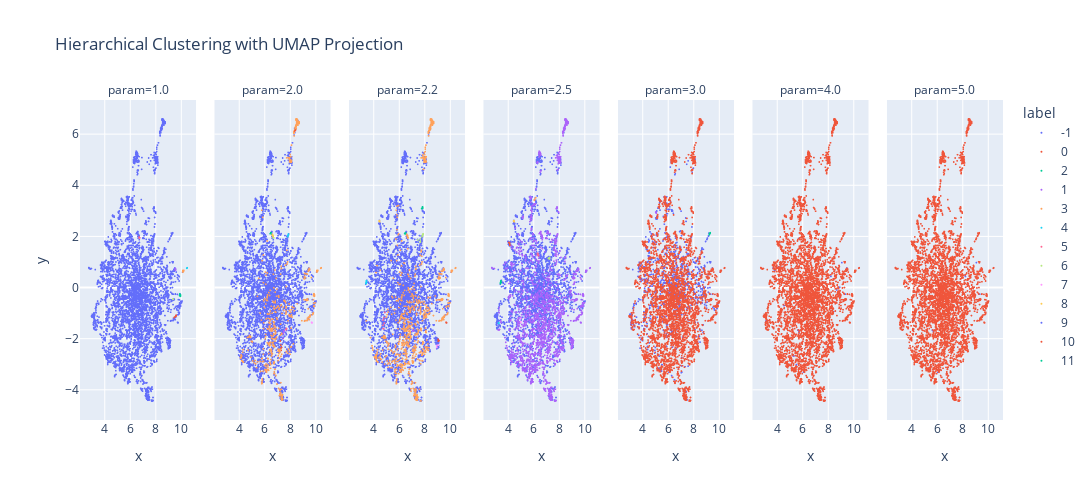

Source (notebook cell):
### Markdown cell above
# データセットとパラメータ比較

### Code cell
lams = [1.0, 2.0, 2.2, 2.5, 3.0, 4.0, 5.0]
labels = [clusterer.single_linkage_tree_.get_clusters(lam, min_cluster_size=3) for lam in lams ]
# unique len
for lab in labels:
    print(len(np.unique(lab)))    
plot_hierarchical_scatter(proj, labels, params=lams)

### Figure 1 — Plotly figure (JSON) as saved in the notebook; plotly's stock layout.template omitted (floating-point values rounded to 4 significant figures; data arrays with more than 128 entries replaced by an {"elided": "..."} marker saying what was removed)
{"data": [{"hovertemplate": "label=-1<br>param=1.0<br>x=%{x}<br>y=%{y}<extra></extra>", "legendgroup": "-1", "marker": {"color": "#636efa", "size": 2, "symbol": "circle"}, "mode": "markers", "name": "-1", "showlegend": true, "type": "scattergl", "x": {"elided": "4957 float values"}, "xaxis": "x", "y": {"elided": "4957 float values"}, "yaxis": "y"}, {"hovertemplate": "label=-1<br>param=2.0<br>x=%{x}<br>y=%{y}<extra></extra>", "legendgroup": "-1", "marker": {"color": "#636efa", "size": 2, "symbol": "circle"}, "mode": "markers", "name": "-1", "showlegend": false, "type": "scattergl", "x": {"elided": "4419 float values"}, "xaxis": "x2", "y": {"elided": "4419 float values"}, "yaxis": "y2"}, {"hovertemplate": "label=-1<br>param=2.2<br>x=%{x}<br>y=%{y}<extra></extra>", "legendgroup": "-1", "marker": {"color": "#636efa", "size": 2, "symbol": "circle"}, "mode": "markers", "name": "-1", "showlegend": false, "type": "scattergl", "x": {"elided": "4047 float values"}, "xaxis": "x3", "y": {"elided": "4047 float values"}, "yaxis": "y3"}, {"hovertemplate": "label=-1<br>param=2.5<br>x=%{x}<br>y=%{y}<extra></extra>", "legendgroup": "-1", "marker": {"color": "#636efa", "size": 2, "symbol": "circle"}, "mode": "markers", "name": "-1", "showlegend": false, "type": "scattergl", "x": {"elided": "3079 float values"}, "xaxis": "x4", "y": {"elided": "3079 float values"}, "yaxis": "y4"}, {"hovertemplate": "label=-1<br>param=3.0<br>x=%{x}<br>y=%{y}<extra></extra>", "legendgroup": "-1", "marker": {"color": "#636efa", "size": 2, "symbol": "circle"}, "mode": "markers", "name": "-1", "showlegend": false, "type": "scattergl", "x": {"elided": "1023 float values"}, "xaxis": "x5", "y": {"elided": "1023 float values"}, "yaxis": "y5"}, {"hovertemplate": "label=-1<br>param=4.0<br>x=%{x}<br>y=%{y}<extra></extra>", "legendgroup": "-1", "marker": {"color": "#636efa", "size": 2, "symbol": "circle"}, "mode": "markers", "name": "-1", "showlegend": false, "type": "scattergl", "x": [7.35, 5.539, 5.645, 5.554, 4.112, 4.535, 9.105, 5.76, 3.721, 10.05, 3.828, 3.148, 8.888, 4.384, 4.107, 7.032, 3.917, 5.74, 6.909, 8.248, 8.449, 4.572, 9.491, 8.948, 8.939, 9.375, 3.806, 3.708, 5.736, 6.095, 8.707, 5.339, 7.087], "xaxis": "x6", "y": [-3.966, -3.015, -1.665, -3.018, -1.276, 1.365, 0.9758, -1.78, 0.7875, -0.5358, 0.6528, -1.317, -0.3036, 0.7888, 0.8054, 0.6279, 0.2454, -1.722, 1.565, 0.4343, -0.9399, -0.7079, 0.7653, -0.2663, 0.01552, -0.2583, 0.8761, 0.7534, 1.927, -3.314, -0.09402, -2.684, 0.8973], "yaxis": "y6"}, {"hovertemplate": "label=-1<br>param=5.0<br>x=%{x}<br>y=%{y}<extra></extra>", "legendgroup": "-1", "marker": {"color": "#636efa", "size": 2, "symbol": "circle"}, "mode": "markers", "name": "-1", "showlegend": false, "type": "scattergl", "x": [5.645, 4.112, 9.105, 5.74, 8.248, 9.375, 6.095], "xaxis": "x7", "y": [-1.665, -1.276, 0.9758, -1.722, 0.4343, -0.2583, -3.314], "yaxis": "y7"}, {"hovertemplate": "label=0<br>param=1.0<br>x=%{x}<br>y=%{y}<extra></extra>", "legendgroup": "0", "marker": {"color": "#EF553B", "size": 2, "symbol": "circle"}, "mode": "markers", "name": "0", "showlegend": true, "type": "scattergl", "x": [9.445, 9.513, 9.564, 9.565, 9.608, 9.591, 9.592], "xaxis": "x", "y": [-1.172, -1.142, -1.114, -1.125, -1.088, -1.118, -1.08], "yaxis": "y"}, {"hovertemplate": "label=0<br>param=2.0<br>x=%{x}<br>y=%{y}<extra></extra>", "legendgroup": "0", "marker": {"color": "#EF553B", "size": 2, "symbol": "circle"}, "mode": "markers", "name": "0", "showlegend": false, "type": "scattergl", "x": [7.256, 7.301, 7.317, 7.229, 7.293, 7.357], "xaxis": "x2", "y": [-2.09, -2.25, -2.459, -2.435, -2.382, -2.345], "yaxis": "y2"}, {"hovertemplate": "label=0<br>param=2.2<br>x=%{x}<br>y=%{y}<extra></extra>", "legendgroup": "0", "marker": {"color": "#EF553B", "size": 2, "symbol": "circle"}, "mode": "markers", "name": "0", "showlegend": false, "type": "scattergl", "x": [9.103, 9.133, 9.093, 9.08, 9.152], "xaxis": "x3", "y": [-2.061, -2.076, -2.1, -2.023, -2.079], "yaxis": "y3"}, {"hovertemplate": "label=0<br>param=2.5<br>x=%{x}<br>y=%{y}<extra></extra>", "legendgroup": "0", "marker": {"color": "#EF553B", "size": 2, "symbol": "circle"}, "mode": "markers", "name": "0", "showlegend": false, "type": "scattergl", "x": [4.146, 4.162, 4.165, 4.096, 4.077], "xaxis": "x4", "y": [1.747, 1.691, 1.655, 1.764, 1.755], "yaxis": "y4"}, {"hovertemplate": "label=0<br>param=3.0<br>x=%{x}<br>y=%{y}<extra></extra>", "legendgroup": "0", "marker": {"color": "#EF553B", "size": 2, "symbol": "circle"}, "mode": "markers", "name": "0", "showlegend": false, "type": "scattergl", "x": {"elided": "3963 float values"}, "xaxis": "x5", "y": {"elided": "3963 float values"}, "yaxis": "y5"}, {"hovertemplate": "label=0<br>param=4.0<br>x=%{x}<br>y=%{y}<extra></extra>", "legendgroup": "0", "marker": {"color": "#EF553B", "size": 2, "symbol": "circle"}, "mode": "markers", "name": "0", "showlegend": false, "type": "scattergl", "x": {"elided": "4967 float values"}, "xaxis": "x6", "y": {"elided": "4967 float values"}, "yaxis": "y6"}, {"hovertemplate": "label=0<br>param=5.0<br>x=%{x}<br>y=%{y}<extra></extra>", "legendgroup": "0", "marker": {"color": "#EF553B", "size": 2, "symbol": "circle"}, "mode": "markers", "name": "0", "showlegend": false, "type": "scattergl", "x": {"elided": "4993 float values"}, "xaxis": "x7", "y": {"elided": "4993 float values"}, "yaxis": "y7"}, {"hovertemplate": "label=2<br>param=1.0<br>x=%{x}<br>y=%{y}<extra></extra>", "legendgroup": "2", "marker": {"color": "#00cc96", "size": 2, "symbol": "circle"}, "mode": "markers", "name": "2", "showlegend": true, "type": "scattergl", "x": [9.866, 9.892, 9.934, 9.89, 9.921, 9.879, 9.94], "xaxis": "x", "y": [-0.3168, -0.288, -0.3433, -0.2885, -0.2852, -0.2524, -0.294], "yaxis": "y"}, {"hovertemplate": "label=2<br>param=2.0<br>x=%{x}<br>y=%{y}<extra></extra>", "legendgroup": "2", "marker": {"color": "#00cc96", "size": 2, "symbol": "circle"}, "mode": "markers", "name": "2", "showlegend": false, "type": "scattergl", "x": [6.463, 6.528, 6.594, 6.511], "xaxis": "x2", "y": [2.106, 2.146, 2.082, 2.141], "yaxis": "y2"}, {"hovertemplate": "label=2<br>param=2.2<br>x=%{x}<br>y=%{y}<extra></extra>", "legendgroup": "2", "marker": {"color": "#00cc96", "size": 2, "symbol": "circle"}, "mode": "markers", "name": "2", "showlegend": false, "type": "scattergl", "x": [6.463, 6.528, 6.594, 6.511, 6.518], "xaxis": "x3", "y": [2.106, 2.146, 2.082, 2.141, 2.139], "yaxis": "y3"}, {"hovertemplate": "label=2<br>param=2.5<br>x=%{x}<br>y=%{y}<extra></extra>", "legendgroup": "2", "marker": {"color": "#00cc96", "size": 2, "symbol": "circle"}, "mode": "markers", "name": "2", "showlegend": false, "type": "scattergl", "x": [3.46, 3.417, 3.469, 3.449, 3.454, 3.479, 3.468, 3.452, 3.434, 3.45], "xaxis": "x4", "y": [0.2154, 0.1765, 0.2071, 0.2027, 0.224, 0.1978, 0.2681, 0.1781, 0.1576, 0.2208], "yaxis": "y4"}, {"hovertemplate": "label=2<br>param=3.0<br>x=%{x}<br>y=%{y}<extra></extra>", "legendgroup": "2", "marker": {"color": "#00cc96", "size": 2, "symbol": "circle"}, "mode": "markers", "name": "2", "showlegend": false, "type": "scattergl", "x": [9.257, 9.328, 9.286, 9.316, 9.293, 9.297, 9.252, 9.302, 9.286, 9.291], "xaxis": "x5", "y": [2.07, 2.147, 2.103, 2.128, 2.111, 2.115, 2.071, 2.108, 2.12, 2.113], "yaxis": "y5"}, {"hovertemplate": "label=1<br>param=1.0<br>x=%{x}<br>y=%{y}<extra></extra>", "legendgroup": "1", "marker": {"color": "#ab63fa", "size": 2, "symbol": "circle"}, "mode": "markers", "name": "1", "showlegend": true, "type": "scattergl", "x": [9.547, 9.535, 9.532, 9.54, 9.521], "xaxis": "x", "y": [0.683, 0.7412, 0.7322, 0.7321, 0.7163], "yaxis": "y"}, {"hovertemplate": "label=1<br>param=2.0<br>x=%{x}<br>y=%{y}<extra></extra>", "legendgroup": "1", "marker": {"color": "#ab63fa", "size": 2, "symbol": "circle"}, "mode": "markers", "name": "1", "showlegend": false, "type": "scattergl", "x": [7.523, 7.507, 7.489, 7.549, 7.491], "xaxis": "x2", "y": [-1.721, -1.776, -1.981, -1.688, -1.799], "yaxis": "y2"}, {"hovertemplate": "label=1<br>param=2.2<br>x=%{x}<br>y=%{y}<extra></extra>", "legendgroup": "1", "marker": {"color": "#ab63fa", "size": 2, "symbol": "circle"}, "mode": "markers", "name": "1", "showlegend": false, "type": "scattergl", "x": [7.082, 7.155, 7.087, 7.106], "xaxis": "x3", "y": [-1.666, -1.701, -1.684, -1.673], "yaxis": "y3"}, {"hovertemplate": "label=1<br>param=2.5<br>x=%{x}<br>y=%{y}<extra></extra>", "legendgroup": "1", "marker": {"color": "#ab63fa", "size": 2, "symbol": "circle"}, "mode": "markers", "name": "1", "showlegend": false, "type": "scattergl", "x": {"elided": "1880 float values"}, "xaxis": "x4", "y": {"elided": "1880 float values"}, "yaxis": "y4"}, {"hovertemplate": "label=1<br>param=3.0<br>x=%{x}<br>y=%{y}<extra></extra>", "legendgroup": "1", "marker": {"color": "#ab63fa", "size": 2, "symbol": "circle"}, "mode": "markers", "name": "1", "showlegend": false, "type": "scattergl", "x": [5.092, 5.053, 5.089, 5.06], "xaxis": "x5", "y": [2.907, 2.95, 2.932, 2.954], "yaxis": "y5"}, {"hovertemplate": "label=3<br>param=1.0<br>x=%{x}<br>y=%{y}<extra></extra>", "legendgroup": "3", "marker": {"color": "#FFA15A", "size": 2, "symbol": "circle"}, "mode": "markers", "name": "3", "showlegend": true, "type": "scattergl", "x": [10.13, 10.15, 10.17, 10.19, 10.2, 10.13, 10.11, 10.13, 10.13, 10.15, 10.15, 10.16], "xaxis": "x", "y": [0.6695, 0.66, 0.6459, 0.6728, 0.6552, 0.6217, 0.62, 0.6061, 0.6254, 0.6296, 0.6268, 0.6305], "yaxis": "y"}, {"hovertemplate": "label=3<br>param=2.0<br>x=%{x}<br>y=%{y}<extra></extra>", "legendgroup": "3", "marker": {"color": "#FFA15A", "size": 2, "symbol": "circle"}, "mode": "markers", "name": "3", "showlegend": false, "type": "scattergl", "x": {"elided": "529 float values"}, "xaxis": "x2", "y": {"elided": "529 float values"}, "yaxis": "y2"}, {"hovertemplate": "label=3<br>param=2.2<br>x=%{x}<br>y=%{y}<extra></extra>", "legendgroup": "3", "marker": {"color": "#FFA15A", "size": 2, "symbol": "circle"}, "mode": "markers", "name": "3", "showlegend": false, "type": "scattergl", "x": {"elided": "885 float values"}, "xaxis": "x3", "y": {"elided": "885 float values"}, "yaxis": "y3"}, {"hovertemplate": "label=3<br>param=2.5<br>x=%{x}<br>y=%{y}<extra></extra>", "legendgroup": "3", "marker": {"color": "#FFA15A", "size": 2, "symbol": "circle"}, "mode": "markers", "name": "3", "showlegend": false, "type": "scattergl", "x": [6.088, 6.117, 6.197], "xaxis": "x4", "y": [3.41, 3.46, 3.514], "yaxis": "y4"}, {"hovertemplate": "label=4<br>param=1.0<br>x=%{x}<br>y=%{y}<extra></extra>", "legendgroup": "4", "marker": {"color": "#19d3f3", "size": 2, "symbol": "circle"}, "mode": "markers", "name": "4", "showlegend": true, "type": "scattergl", "x": [10.43, 10.43, 10.46, 10.45, 10.46], "xaxis": "x", "y": [0.752, 0.7547, 0.7673, 0.7613, 0.7771], "yaxis": "y"}, {"hovertemplate": "label=4<br>param=2.0<br>x=%{x}<br>y=%{y}<extra></extra>", "legendgroup": "4", "marker": {"color": "#19d3f3", "size": 2, "symbol": "circle"}, "mode": "markers", "name": "4", "showlegend": false, "type": "scattergl", "x": [7.873, 7.894, 7.826, 7.872, 7.882, 7.865, 7.894], "xaxis": "x2", "y": [2.062, 2.056, 1.991, 2.049, 2.056, 2.047, 2.09], "yaxis": "y2"}, {"hovertemplate": "label=4<br>param=2.2<br>x=%{x}<br>y=%{y}<extra></extra>", "legendgroup": "4", "marker": {"color": "#19d3f3", "size": 2, "symbol": "circle"}, "mode": "markers", "name": "4", "showlegend": false, "type": "scattergl", "x": [3.46, 3.417, 3.449, 3.454, 3.479, 3.468, 3.452, 3.434], "xaxis": "x3", "y": [0.2154, 0.1765, 0.2027, 0.224, 0.1978, 0.2681, 0.1781, 0.1576], "yaxis": "y3"}, {"hovertemplate": "label=4<br>param=2.5<br>x=%{x}<br>y=%{y}<extra></extra>", "legendgroup": "4", "marker": {"color": "#19d3f3", "size": 2, "symbol": "circle"}, "mode": "markers", "name": "4", "showlegend": false, "type": "scattergl", "x": [3.288, 3.277, 3.299, 3.307], "xaxis": "x4", "y": [-1.393, -1.391, -1.405, -1.376], "yaxis": "y4"}, {"hovertemplate": "label=5<br>param=1.0<br>x=%{x}<br>y=%{y}<extra></extra>", "legendgroup": "5", "marker": {"color": "#FF6692", "size": 2, "symbol": "circle"}, "mode": "markers", "name": "5", "showlegend": true, "type": "scattergl", "x": [6.741, 6.696, 6.697, 6.735], "xaxis": "x", "y": [1.949, 1.974, 1.94, 1.942], "yaxis": "y"}, {"hovertemplate": "label=5<br>param=2.0<br>x=%{x}<br>y=%{y}<extra></extra>", "legendgroup": "5", "marker": {"color": "#FF6692", "size": 2, "symbol": "circle"}, "mode": "markers", "name": "5", "showlegend": false, "type": "scattergl", "x": [7.739, 7.706, 7.744], "xaxis": "x2", "y": [-1.6, -1.652, -1.617], "yaxis": "y2"}, {"hovertemplate": "label=5<br>param=2.2<br>x=%{x}<br>y=%{y}<extra></extra>", "legendgroup": "5", "marker": {"color": "#FF6692", "size": 2, "symbol": "circle"}, "mode": "markers", "name": "5", "showlegend": false, "type": "scattergl", "x": [4.819, 4.772, 4.865, 4.838, 4.903, 4.773, 4.772], "xaxis": "x3", "y": [-1.615, -1.475, -1.392, -1.185, -0.9728, -1.269, -1.605], "yaxis": "y3"}, {"hovertemplate": "label=5<br>param=2.5<br>x=%{x}<br>y=%{y}<extra></extra>", "legendgroup": "5", "marker": {"color": "#FF6692", "size": 2, "symbol": "circle"}, "mode": "markers", "name": "5", "showlegend": false, "type": "scattergl", "x": [6.42, 6.379, 6.358, 6.339, 6.377, 6.33], "xaxis": "x4", "y": [1.244, 1.299, 1.321, 1.342, 1.246, 1.316], "yaxis": "y4"}, {"hovertemplate": "label=6<br>param=1.0<br>x=%{x}<br>y=%{y}<extra></extra>", "legendgroup": "6", "marker": {"color": "#B6E880", "size": 2, "symbol": "circle"}, "mode": "markers", "name": "6", "showlegend": true, "type": "scattergl", "x": [9.339, 9.371, 9.343], "xaxis": "x", "y": [-0.4642, -0.4502, -0.4505], "yaxis": "y"}, {"hovertemplate": "label=6<br>param=2.0<br>x=%{x}<br>y=%{y}<extra></extra>", "legendgroup": "6", "marker": {"color": "#B6E880", "size": 2, "symbol": "circle"}, "mode": "markers", "name": "6", "showlegend": false, "type": "scattergl", "x": [6.741, 6.696, 6.697, 6.735], "xaxis": "x2", "y": [1.949, 1.974, 1.94, 1.942], "yaxis": "y2"}, {"hovertemplate": "label=6<br>param=2.2<br>x=%{x}<br>y=%{y}<extra></extra>", "legendgroup": "6", "marker": {"color": "#B6E880", "size": 2, "symbol": "circle"}, "mode": "markers", "name": "6", "showlegend": false, "type": "scattergl", "x": [7.5, 7.687, 7.873, 7.683, 7.695, 7.894, 7.826, 7.872, 7.882, 7.865, 7.894, 7.888, 7.895, 7.91], "xaxis": "x3", "y": [1.863, 1.772, 2.062, 1.91, 1.818, 2.056, 1.991, 2.049, 2.056, 2.047, 2.09, 2.087, 2.076, 2.098], "yaxis": "y3"}, {"hovertemplate": "label=6<br>param=2.5<br>x=%{x}<br>y=%{y}<extra></extra>", "legendgroup": "6", "marker": {"color": "#B6E880", "size": 2, "symbol": "circle"}, "mode": "markers", "name": "6", "showlegend": false, "type": "scattergl", "x": [7.274, 7.252, 7.278, 7.183], "xaxis": "x4", "y": [1.172, 1.118, 1.124, 1.141], "yaxis": "y4"}, {"hovertemplate": "label=7<br>param=2.0<br>x=%{x}<br>y=%{y}<extra></extra>", "legendgroup": "7", "marker": {"color": "#FF97FF", "size": 2, "symbol": "circle"}, "mode": "markers", "name": "7", "showlegend": true, "type": "scattergl", "x": [9.719, 9.718, 9.734, 9.709, 9.746], "xaxis": "x2", "y": [-1.371, -1.376, -1.384, -1.356, -1.377], "yaxis": "y2"}, {"hovertemplate": "label=7<br>param=2.2<br>x=%{x}<br>y=%{y}<extra></extra>", "legendgroup": "7", "marker": {"color": "#FF97FF", "size": 2, "symbol": "circle"}, "mode": "markers", "name": "7", "showlegend": false, "type": "scattergl", "x": [8.985, 9.107, 8.97], "xaxis": "x3", "y": [-2.344, -2.253, -2.271], "yaxis": "y3"}, {"hovertemplate": "label=7<br>param=2.5<br>x=%{x}<br>y=%{y}<extra></extra>", "legendgroup": "7", "marker": {"color": "#FF97FF", "size": 2, "symbol": "circle"}, "mode": "markers", "name": "7", "showlegend": false, "type": "scattergl", "x": [5.017, 5.027, 5.009, 5.026], "xaxis": "x4", "y": [-1.34, -1.21, -1.355, -1.332], "yaxis": "y4"}, {"hovertemplate": "label=8<br>param=2.0<br>x=%{x}<br>y=%{y}<extra></extra>", "legendgroup": "8", "marker": {"color": "#FECB52", "size": 2, "symbol": "circle"}, "mode": "markers", "name": "8", "showlegend": true, "type": "scattergl", "x": [6.691, 6.632, 6.634, 6.684], "xaxis": "x2", "y": [2.003, 2.033, 2.082, 2.044], "yaxis": "y2"}, {"hovertemplate": "label=8<br>param=2.2<br>x=%{x}<br>y=%{y}<extra></extra>", "legendgroup": "8", "marker": {"color": "#FECB52", "size": 2, "symbol": "circle"}, "mode": "markers", "name": "8", "showlegend": false, "type": "scattergl", "x": [4.485, 4.503, 4.457], "xaxis": "x3", "y": [2.619, 2.573, 2.599], "yaxis": "y3"}, {"hovertemplate": "label=8<br>param=2.5<br>x=%{x}<br>y=%{y}<extra></extra>", "legendgroup": "8", "marker": {"color": "#FECB52", "size": 2, "symbol": "circle"}, "mode": "markers", "name": "8", "showlegend": false, "type": "scattergl", "x": [4.485, 4.508, 4.503, 4.489, 4.457], "xaxis": "x4", "y": [2.619, 2.588, 2.573, 2.587, 2.599], "yaxis": "y4"}, {"hovertemplate": "label=9<br>param=2.0<br>x=%{x}<br>y=%{y}<extra></extra>", "legendgroup": "9", "marker": {"color": "#636efa", "size": 2, "symbol": "circle"}, "mode": "markers", "name": "9", "showlegend": true, "type": "scattergl", "x": [7.874, 7.865, 7.802, 7.819, 7.795, 7.872, 7.864, 7.873, 7.875, 7.809, 7.881], "xaxis": "x2", "y": [3.119, 3.12, 3.083, 3.096, 3.084, 3.135, 3.154, 3.129, 3.117, 3.082, 3.106], "yaxis": "y2"}, {"hovertemplate": "label=9<br>param=2.2<br>x=%{x}<br>y=%{y}<extra></extra>", "legendgroup": "9", "marker": {"color": "#636efa", "size": 2, "symbol": "circle"}, "mode": "markers", "name": "9", "showlegend": false, "type": "scattergl", "x": [5.901, 5.972, 5.947], "xaxis": "x3", "y": [-3.293, -3.222, -3.19], "yaxis": "y3"}, {"hovertemplate": "label=10<br>param=2.0<br>x=%{x}<br>y=%{y}<extra></extra>", "legendgroup": "10", "marker": {"color": "#EF553B", "size": 2, "symbol": "circle"}, "mode": "markers", "name": "10", "showlegend": true, "type": "scattergl", "x": [8.439, 8.44, 8.398], "xaxis": "x2", "y": [6.158, 6.153, 6.124], "yaxis": "y2"}, {"hovertemplate": "label=10<br>param=2.2<br>x=%{x}<br>y=%{y}<extra></extra>", "legendgroup": "10", "marker": {"color": "#EF553B", "size": 2, "symbol": "circle"}, "mode": "markers", "name": "10", "showlegend": false, "type": "scattergl", "x": [9.719, 9.718, 9.734, 9.709, 9.746], "xaxis": "x3", "y": [-1.371, -1.376, -1.384, -1.356, -1.377], "yaxis": "y3"}, {"hovertemplate": "label=11<br>param=2.2<br>x=%{x}<br>y=%{y}<extra></extra>", "legendgroup": "11", "marker": {"color": "#00cc96", "size": 2, "symbol": "circle"}, "mode": "markers", "name": "11", "showlegend": true, "type": "scattergl", "x": [7.874, 7.865, 7.802, 7.819, 7.795, 7.872, 7.864, 7.873, 7.875, 7.809, 7.881], "xaxis": "x3", "y": [3.119, 3.12, 3.083, 3.096, 3.084, 3.135, 3.154, 3.129, 3.117, 3.082, 3.106], "yaxis": "y3"}], "layout": {"annotations": [{"font": {}, "showarrow": false, "text": "param=1.0", "x": 0.06286, "xanchor": "center", "xref": "paper", "y": 1, "yanchor": "bottom", "yref": "paper"}, {"font": {}, "showarrow": false, "text": "param=2.0", "x": 0.2086, "xanchor": "center", "xref": "paper", "y": 1, "yanchor": "bottom", "yref": "paper"}, {"font": {}, "showarrow": false, "text": "param=2.2", "x": 0.3543, "xanchor": "center", "xref": "paper", "y": 1, "yanchor": "bottom", "yref": "paper"}, {"font": {}, "showarrow": false, "text": "param=2.5", "x": 0.5, "xanchor": "center", "xref": "paper", "y": 1, "yanchor": "bottom", "yref": "paper"}, {"font": {}, "showarrow": false, "text": "param=3.0", "x": 0.6457, "xanchor": "center", "xref": "paper", "y": 1, "yanchor": "bottom", "yref": "paper"}, {"font": {}, "showarrow": false, "text": "param=4.0", "x": 0.7914, "xanchor": "center", "xref": "paper", "y": 1, "yanchor": "bottom", "yref": "paper"}, {"font": {}, "showarrow": false, "text": "param=5.0", "x": 0.9371, "xanchor": "center", "xref": "paper", "y": 1, "yanchor": "bottom", "yref": "paper"}], "height": 500, "legend": {"title": {"text": "label"}, "tracegroupgap": 0}, "title": {"text": "Hierarchical Clustering with UMAP Projection"}, "width": 3500, "xaxis": {"anchor": "y", "domain": [0, 0.1257], "title": {"text": "x"}}, "xaxis2": {"anchor": "y2", "domain": [0.1457, 0.2714], "matches": "x", "title": {"text": "x"}}, "xaxis3": {"anchor": "y3", "domain": [0.2914, 0.4171], "matches": "x", "title": {"text": "x"}}, "xaxis4": {"anchor": "y4", "domain": [0.4371, 0.5629], "matches": "x", "title": {"text": "x"}}, "xaxis5": {"anchor": "y5", "domain": [0.5829, 0.7086], "matches": "x", "title": {"text": "x"}}, "xaxis6": {"anchor": "y6", "domain": [0.7286, 0.8543], "matches": "x", "title": {"text": "x"}}, "xaxis7": {"anchor": "y7", "domain": [0.8743, 1.0], "matches": "x", "title": {"text": "x"}}, "yaxis": {"anchor": "x", "domain": [0, 1], "title": {"text": "y"}}, "yaxis2": {"anchor": "x2", "domain": [0, 1], "matches": "y", "showticklabels": false}, "yaxis3": {"anchor": "x3", "domain": [0, 1], "matches": "y", "showticklabels": false}, "yaxis4": {"anchor": "x4", "domain": [0, 1], "matches": "y", "showticklabels": false}, "yaxis5": {"anchor": "x5", "domain": [0, 1], "matches": "y", "showticklabels": false}, "yaxis6": {"anchor": "x6", "domain": [0, 1], "matches": "y", "showticklabels": false}, "yaxis7": {"anchor": "x7", "domain": [0, 1], "matches": "y", "showticklabels": false}}}
